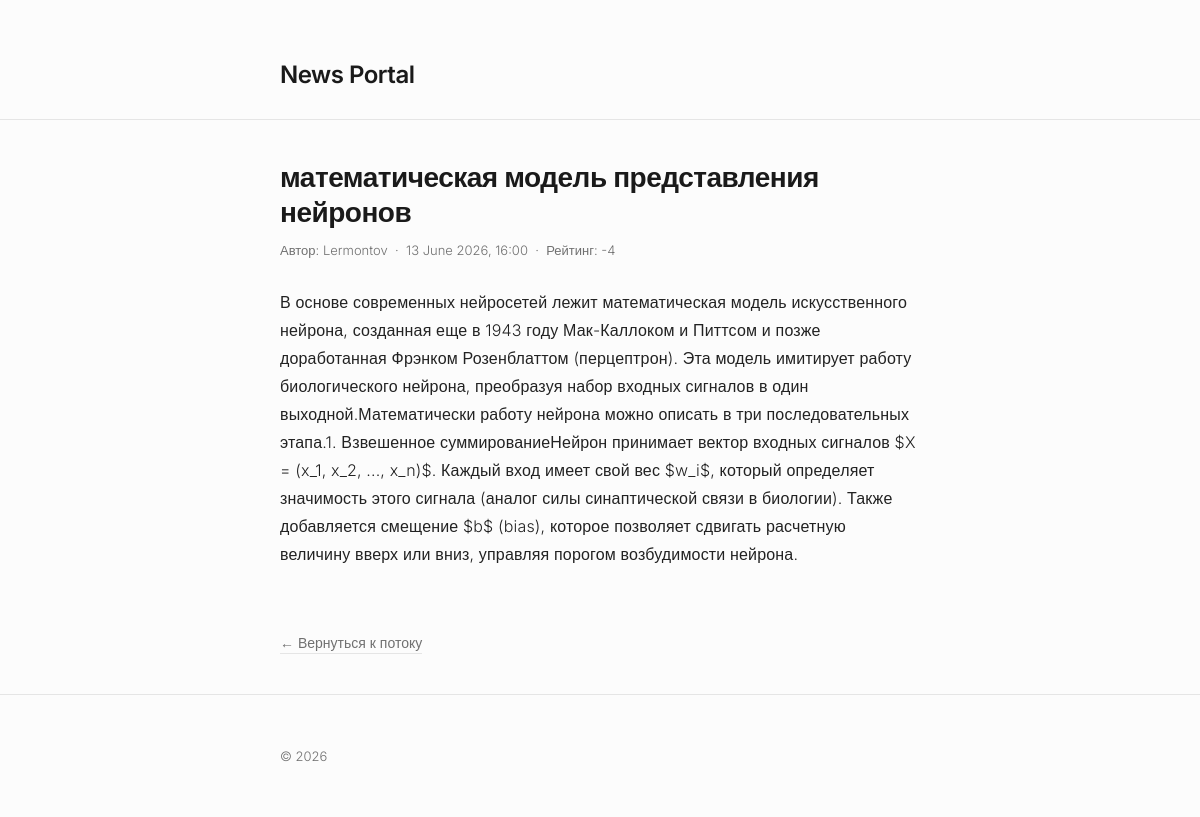
Page /news/4 on the committed database.
### news/models.py (models this page shows, shortened)
class Post(models.Model):
    article = 'AR'
    news = 'NW'
    CATEGORY_CHOICES = [
        (article, 'Статья'),
        (news, 'Новость'),
    ]
    data_created = models.DateTimeField(auto_now_add=True)
    author = models.ForeignKey(Author, on_delete=models.CASCADE)
    category = models.ManyToManyField(Category, through='PostCategory')
    choice = models.CharField(max_length=2, choices=CATEGORY_CHOICES, default=article)
    title_of_post= models.CharField(max_length=100)
    text_of_post = models.TextField()
    rating_of_post = models.IntegerField(default=0)

class Author(models.Model):
    rating = models.IntegerField(default=0)
    user = models.OneToOneField(User, on_delete=models.CASCADE)

### news/views.py (the view)
# urls.py: path('news/<int:pk>', PostDetailView.as_view(), name='news_detail'),
class PostDetailView(DetailView):
    model = Post
    template_name = 'news_view/news_detail.html'
    context_object_name = 'post'

### templates/news_view/news_detail.html (shortened to what this page needs)
{% extends 'default.html' %}
{% block content %}
<article>
    <div class="article-header">
        <h1 class="article-title">{{ post.title_of_post }}</h1>
        <div class="article-meta">
            <span>Автор: {{ post.author.user.username }}</span>
            &nbsp;·&nbsp;
            <span>{{ post.data_created|date:'d E Y, H:i' }}</span>
            &nbsp;·&nbsp;
            <span>Рейтинг: {{ post.rating_of_post }}</span>
        </div>
    </div>
    <div class="article-content">
        {{ post.text_of_post|linebreaks }}
    </div>
    <a href="/news/" class="back-link">&larr; Вернуться к потоку</a>
</article>
{% endblock content %}

### templates/default.html (style rules this page uses)
:root { --bg-color: #fcfcfc; --text-color: #1a1a1a; --text-muted: #707070; --border-color: #e5e5e5; --accent-color: #000000; }
body { font-family: 'Inter', sans-serif; background-color: var(--bg-color); color: var(--text-color); margin: 0; padding: 0; display: flex; flex-direction: column; min-height: 100vh; -webkit-font-smoothing: antialiased; }
a { color: var(--text-muted); transition: color 0.2s ease; text-decoration-thickness: 1px; text-underline-offset: 4px; }

### templates/news_view/news_detail.html (style rules this page uses)
.article-header { margin-bottom: 30px; }
.article-title { font-size: 28px; font-weight: 600; margin: 0 0 12px 0; letter-spacing: -0.5px; line-height: 1.25; }
.article-meta { font-size: 13px; color: var(--text-muted); font-weight: 300; }
.article-content { font-size: 16px; line-height: 1.75; color: #222; font-weight: 300; letter-spacing: 0.01em; }
.back-link { display: inline-block; margin-top: 50px; font-size: 14px; text-decoration: none; border-bottom: 1px solid var(--border-color); padding-bottom: 2px; }

### rows in the picture
Post: title_of_post "математическая модель представления нейронов", author.user.username "Lermontov", data_created "13 June 2026, 16:00", rating_of_post "-4", text_of_post "В основе современных нейросетей лежит математическая модель искусственного нейрона, созданная еще в 1943 году Мак-Каллоком и Питтсом и позже доработанная Фрэнком Розенблаттом (перцептрон). Эта модель имитирует работу биологического нейрона, преобразуя набор входных сигналов в один выходной.Математически работу нейрона можно описать в три последовательных этапа.1. Взвешенное суммированиеНейрон принимает вектор входных сигналов $X = (x_1, x_2, ..., x_n)$. Каждый вход имеет свой вес $w_i$, который определяет значимость этого сигнала (аналог силы синаптической связи в биологии). Также добавляется смещение $b$ (bias), которое позволяет сдвигать расчетную величину вверх или вниз, управляя порогом…"
